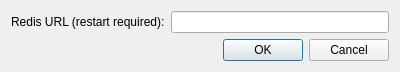
<?xml version="1.0" encoding="UTF-8"?>
<ui version="4.0">
 <class>diSettings</class>
 <widget class="QDialog" name="diSettings">
  <property name="geometry">
   <rect>
    <x>0</x>
    <y>0</y>
    <width>400</width>
    <height>70</height>
   </rect>
  </property>
  <property name="windowTitle">
   <string>Settings</string>
  </property>
  <layout class="QFormLayout" name="formLayout">
   <item row="0" column="0">
    <widget class="QLabel" name="label">
     <property name="text">
      <string>Redis URL (restart required):</string>
     </property>
    </widget>
   </item>
   <item row="1" column="1">
    <widget class="QDialogButtonBox" name="buttonBox">
     <property name="orientation">
      <enum>Qt::Horizontal</enum>
     </property>
     <property name="standardButtons">
      <set>QDialogButtonBox::Cancel|QDialogButtonBox::Ok</set>
     </property>
    </widget>
   </item>
   <item row="0" column="1">
    <widget class="QLineEdit" name="leRedisURL"/>
   </item>
  </layout>
 </widget>
 <resources/>
 <connections>
  <connection>
   <sender>buttonBox</sender>
   <signal>accepted()</signal>
   <receiver>diSettings</receiver>
   <slot>accept()</slot>
   <hints>
    <hint type="sourcelabel">
     <x>248</x>
     <y>254</y>
    </hint>
    <hint type="destinationlabel">
     <x>157</x>
     <y>274</y>
    </hint>
   </hints>
  </connection>
  <connection>
   <sender>buttonBox</sender>
   <signal>rejected()</signal>
   <receiver>diSettings</receiver>
   <slot>reject()</slot>
   <hints>
    <hint type="sourcelabel">
     <x>316</x>
     <y>260</y>
    </hint>
    <hint type="destinationlabel">
     <x>286</x>
     <y>274</y>
    </hint>
   </hints>
  </connection>
 </connections>
</ui>
